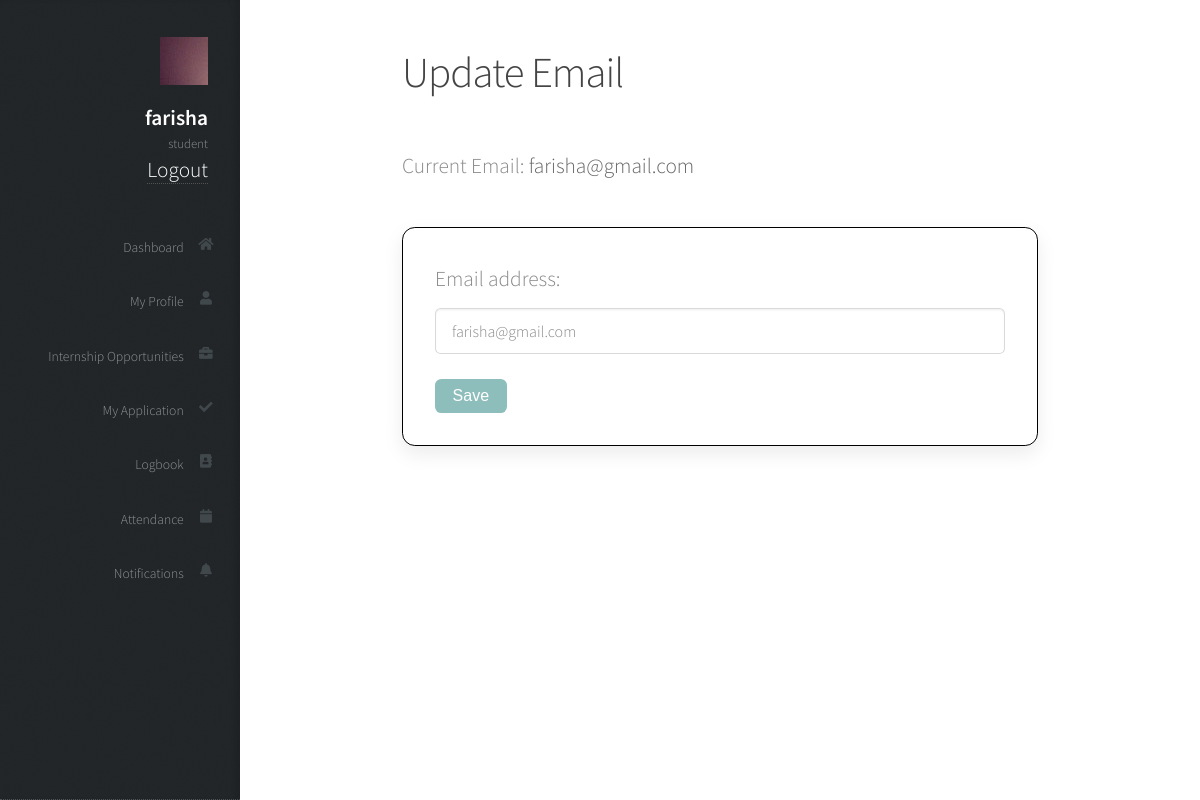
The app's page /student/profile/email/ (signed in) with its own data.
### placement/models.py (models this page shows, shortened)
class User(AbstractUser):
    ROLE_CHOICES = [
        ('student', 'Student'),
        ('company', 'Company Supervisor'),
        ('academic', 'Academic Supervisor'),
        ('admin', 'Admin'),
    ]
    role = models.CharField(max_length=20, choices=ROLE_CHOICES, blank=True, null=True)

### placement/views.py (the view)
# urls.py: path('student/profile/email/', views.update_email, name='update_email'),
@login_required
@role_required(allowed_roles=['student'])
def update_email(request):
    if request.method == 'POST':
        form = StudentProfileForm(request.POST, instance=request.user)
        if form.is_valid():
            form.save()
            return redirect('student_profile')
    else:
        form = StudentProfileForm(instance=request.user)
    return render(request, 'student/update_email.html', {
        'form': form,
        'current_email': request.user.email
    })

### placement/forms.py
class StudentProfileForm(forms.ModelForm):
    class Meta:
        model = User
        fields = ['email']

### placement/templates/student/update_email.html (shortened to what this page needs)
{% extends 'student/base.html' %}
{% block content %}
<div class="form-wrapper">
  <h2>Update Email</h2>
  <p>Current Email: <strong>{{ current_email }}</strong></p>
<form method="post">
  {{ form.as_p }}
  <div class="form-actions">
  <button type="submit">Save</button>
  </div>
</form>
</div>
{% endblock %}

### placement/templates/student/base.html (shortened to what this page needs)
{% load static %}
<!DOCTYPE html>
<html>
	<head>
        <link rel="stylesheet" href="{% static 'placement/assets/css/main.css' %}">
	</head>
	<body class="is-preload">
			<div id="header">
				<div class="top">
						<div id="logo">
							<span class="image avatar48"><img src="images/avatar.jpg" alt="" /></span>
							<h1 id="title">{{ request.user.username }}</h1>
							<p>{{ request.user.role }}</p>
                            <a href="{% url 'logout' %}">Logout</a>
						</div>
						<nav id="nav">
							<ul>
								<li><a href="{% url 'student_dashboard' %}"id="dashboard-link"><span class="icon solid fa-home">Dashboard</span></a></li>
								<li><a href="{% url 'student_profile' %}"id="portfolio-link"><span class="icon solid fa-user">My Profile</span></a></li>
								<li><a href="{% url 'internship_list' %}"id="about-link"><span class="icon solid fa-briefcase">Internship Opportunities</span></a></li>
								<li><a href="{% url 'student_offers' %}"id="contact-link"><span class="icon solid fa-check">My Application</span></a></li>
								<li><a href="#"id="contact-link"><span class="icon solid fa-address-book">Logbook</span></a></li>
								<li><a href="#" id="contact-link"><span class="icon solid fa-calendar">Attendance</span></a></li>
								<li><a href="{% url 'notifications' %}"><span class="icon solid fa-bell">Notifications</span></li>
							</ul>
						</nav>
				</div>
			</div>
			<div id="main">
				{% block content %}{% endblock %}
			</div>
		</body>
		</html>

### records on screen
User: user.username "farisha", user.role "student", email "farisha@gmail.com"
